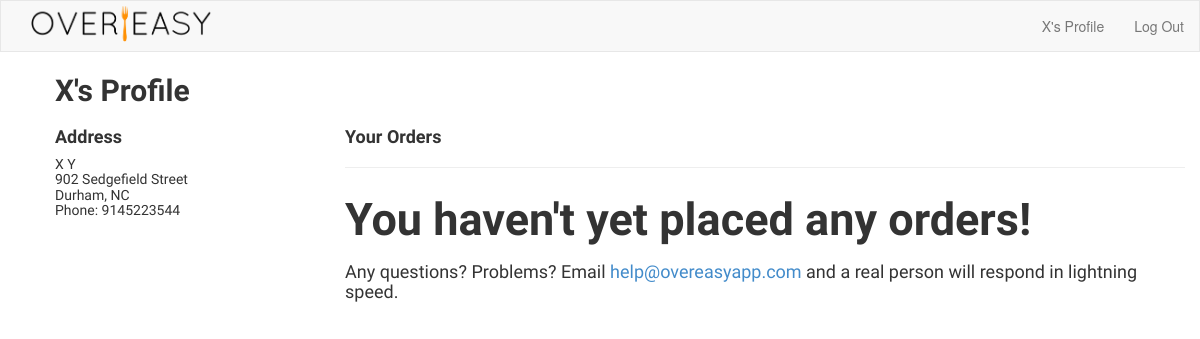
Page /profile/ (signed in) on the committed database.
### users/models.py (models this page shows, shortened)
class UserProfile(models.Model):
	user = models.OneToOneField(User)
	address = models.CharField(max_length=50)
	city = models.CharField(max_length=50)
	state = models.CharField(max_length=30, choices=settings.US_STATES)
	phone = models.CharField(max_length=12)
	restaurant = models.ForeignKey(Restaurant)

### userprofile/views.py (the view)
def display_profile(request):
	context = RequestContext(request)
	user = request.user
	profile = UserProfile.objects.get(user=user)
	orders = Order.objects.filter(profile=profile)
	no_orders_yet = False
	if len(orders) == 0:
		no_orders_yet = True
	return render_to_response(
		'profile.html',
		{
		'profile':profile,
		'orders':orders,
		'no_orders_yet':no_orders_yet,
		},
		context)

### userprofile/templates/profile.html (shortened to what this page needs)
{% extends 'profile_base.html' %}
{% block content %}
<div id="profile-header">
	<h2><b>{{ profile.user.first_name }}'s Profile</b></h2>
      <div class="row">
        <div class="col-md-3">
          <h4><b>Address<b></h4>
          <h5>
            {{ profile.user.first_name }} {{ profile.user.last_name }}<br>
            {{ profile.address }}<br>
            {{ profile.city }}, {{ profile.state }}<br>
            Phone: {{ profile.phone }}
          </h5>
        </div>
       <div class="col-md-9">
       <h4><b>Your Orders</b></h4>
       <hr>
       {% if no_orders_yet %}
       You haven't yet placed any orders!
       {% endif %}
        <h4>Any questions? Problems? Email <a href="mailto:help@overeasyapp.com?Subject=Over%20Easy" target="_top">help@overeasyapp.com</a> and a real person will respond in lightning speed.</h4>
</div>
{% endblock %}

### cal/templates/head.html
{% load staticfiles %}
<link rel="stylesheet" type="text/css" href="{% static 'css/bootstrap.css' %}"/>
<link rel="stylesheet" type="text/css" href="{% static 'css/overeasy.css' %}"/>
<div id="upper_nav">
  <nav class="navbar navbar-default" role="navigation">
    <div class="collapse navbar-collapse" id="bs-example-navbar-collapse-1">
      <a class="navbar-brand" href="/"><div class="imagewrapper2"><img src="{% static "img/logo.png" %}" alt="dormserv" width="180px" style="margin-top:-10px;"/></div></a>
    <ul class="nav navbar-nav navbar-right">
      <li><a href="/profile/" style:"font-family: 'Abel', sans-serif;">{{ user.first_name }}'s Profile</a></li>
      <li><a href="/users/logout/" style="margin-right:-5%;">Log Out</a></li>
    </ul>
    </div>
  </nav
</div>

### dormserv/static/css/overeasy.css (style rules this page uses)
* { -webkit-border-radius: 0 !important; -moz-border-radius: 0 !important; border-radius: 0 !important; }
body { -webkit-background-size: cover; -moz-background-size: cover; -o-background-size: cover; background-size: cover; }
#profile-header { font-family: 'Abel', sans-serif; font-size: 45px; margin-top: -18px; margin-left: 40px; }

### rows in the picture
UserProfile: user.first_name "X", user.last_name "Y", address "902 Sedgefield Street", city "Durham", state "NC", phone "9145223544"

### other values in the picture
{{ user.first_name }} "X"
